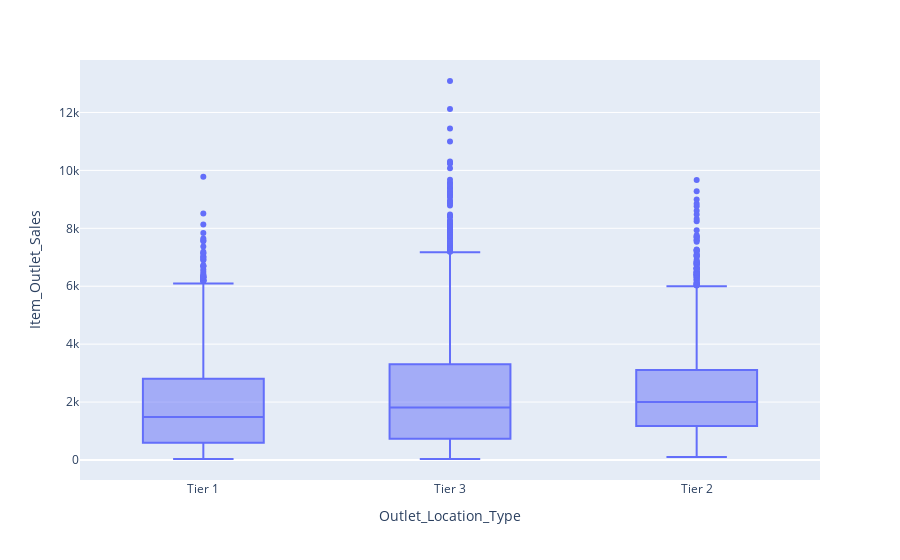

The code cell stored with this chart in its notebook:
### Code cell
px.box(bMart, x="Outlet_Location_Type", y="Item_Outlet_Sales")

### Figure 1 — Plotly figure (JSON) as saved in the notebook; plotly's stock layout.template omitted (floating-point values rounded to 4 significant figures; data arrays with more than 128 entries replaced by an {"elided": "..."} marker saying what was removed)
{"data": [{"alignmentgroup": "True", "hoverlabel": {"namelength": 0}, "hovertemplate": "Outlet_Location_Type=%{x}<br>Item_Outlet_Sales=%{y}", "legendgroup": "", "marker": {"color": "#636efa"}, "name": "", "notched": false, "offsetgroup": "", "orientation": "v", "showlegend": false, "type": "box", "x": {"elided": "8523 str values"}, "x0": " ", "xaxis": "x", "y": {"elided": "8523 float values"}, "y0": " ", "yaxis": "y"}], "layout": {"boxmode": "group", "legend": {"tracegroupgap": 0}, "margin": {"t": 60}, "xaxis": {"anchor": "y", "domain": [0, 1], "title": {"text": "Outlet_Location_Type"}}, "yaxis": {"anchor": "x", "domain": [0, 1], "title": {"text": "Item_Outlet_Sales"}}}}
